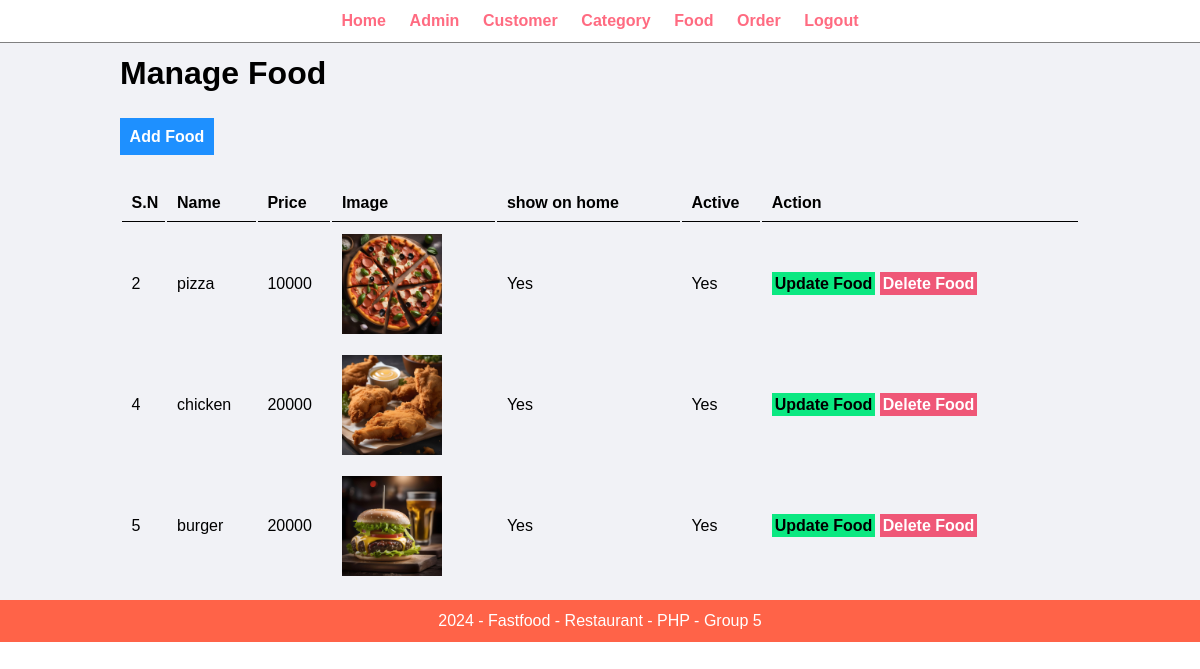
The app's page /admin/manage-food.php (signed in), older data.
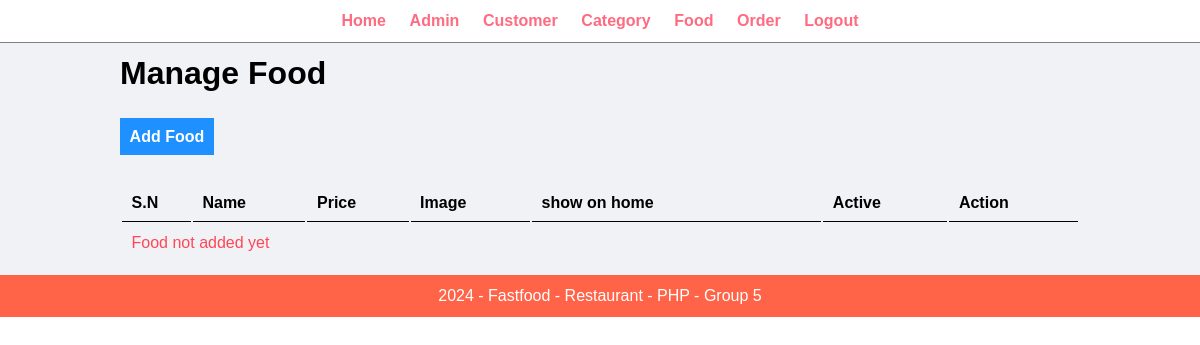
The same page, newer data.
### tables this page shows
CREATE TABLE `food` (
  `id` int(10) UNSIGNED NOT NULL,
  `name` varchar(100) NOT NULL,
  `description` varchar(255) NOT NULL,
  `price` int(11) NOT NULL,
  `image` varchar(255) NOT NULL,
  `category_id` int(10) UNSIGNED NOT NULL,
  `show_on_home` varchar(10) NOT NULL,
  `active` varchar(10) NOT NULL
);

### admin/manage-food.php (the view, shortened to what this page needs)
<?php include('patials/menu.php'); ?>
        <div class="main-content">
            <div class="wrapper">
                <h1>Manage Food</h1>
                <br /><br />
                <a href="<?php echo SITEURL; ?>admin/add-food.php" class="btn-add">Add Food</a>
                <br /><br /><br />
                <table class="table-full">
                    <tr>
                        <th>S.N</th>
                        <th>Name</th>
                        <th>Price</th>
                        <th>Image</th>
                        <th>show on home</th>
                        <th>Active</th>
                        <th>Action</th>
                    </tr>
                    <?php
                        $sql = "SELECT * FROM food";
                        $res = mysqli_query($conn, $sql);
                        $count = mysqli_num_rows($res);
                        if($count > 0){
                            while($row=mysqli_fetch_assoc($res))
                            {
                                $id = $row['id'];
                                $name = $row['name'];
                                $price = $row['price'];
                                $image = $row['image'];
                                $show_on_home = $row['show_on_home'];
                                $active = $row['active'];
                                ?>
                                    <tr>
                                        <td>
                                            <?php
                                                echo $id;
                                            ?>
                                        </td>
                                        <td>
                                            <?php
                                                echo $name;
                                            ?>
                                        </td>
                                        <td>
                                            <?php
                                                echo $price;
                                            ?>
                                        </td>
                                        <td>
                                            <?php
                                                if($image=="")
                                                {
                                                    echo "<div class='error'>Image not added.</div>";
                                                }
                                                else
                                                {
                                                    ?>
                                                        <img src="<?php echo SITEURL; ?>images/food/<?php echo $image; ?>" width="100px">
                                                    <?php
                                                }
                                            ?>
                                        </td>
                                        <td>
                                            <?php
                                                echo $show_on_home;
                                            ?>
                                        </td>
                                        <td>
                                            <?php
                                                echo $active;
                                            ?>
                                        </td>
                                        <td>
                                            <a href="<?php echo SITEURL; ?>admin/update-food.php?id=<?php echo $id; ?>" class="btn-update">Update Food</a>
                                            <a href="<?php echo SITEURL; ?>admin/delete-food.php?id=<?php echo $id; ?>&image=<?php echo $image; ?>" class="btn-delete">Delete Food</a>
                                        </td>
                                    </tr>
                                <?php
                            }
                        }
                        else
                        {
                            echo "<tr>
                                <td colspan='7' class='error'>
                                    Food not added yet
                                </td>
                            </tr>";
                        }
                    ?>
                </table>
            </div>
        </div>
<?php include('patials/footer.php'); ?>

Row changes from the older to the newer data that the page shows:
removed food: id "2", name "pizza", price "10000", image (picture), show_on_home "Yes", active "Yes"
removed food: id "4", name "chicken", price "20000", image (picture), show_on_home "Yes", active "Yes"
removed food: id "5", name "burger", price "20000", image (picture), show_on_home "Yes", active "Yes"
Text that changed along with them:
text now shown: "Food not added yet"
